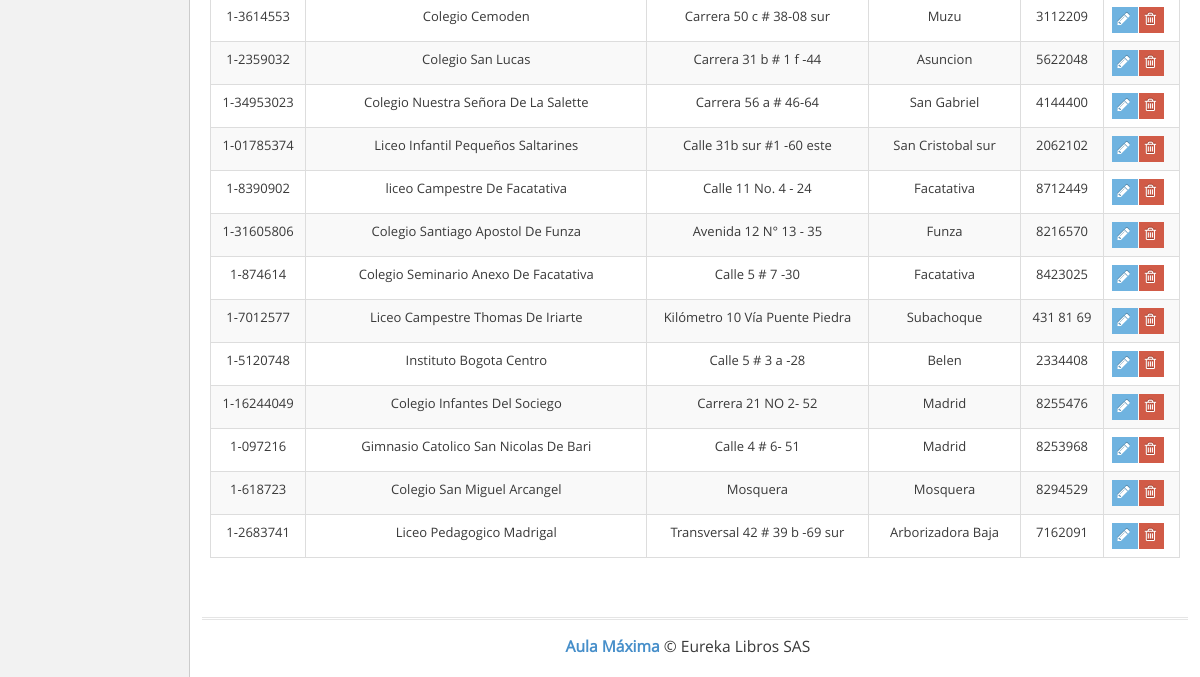
Page /ver_colegios.php (signed in, lower part) on the earlier database version.
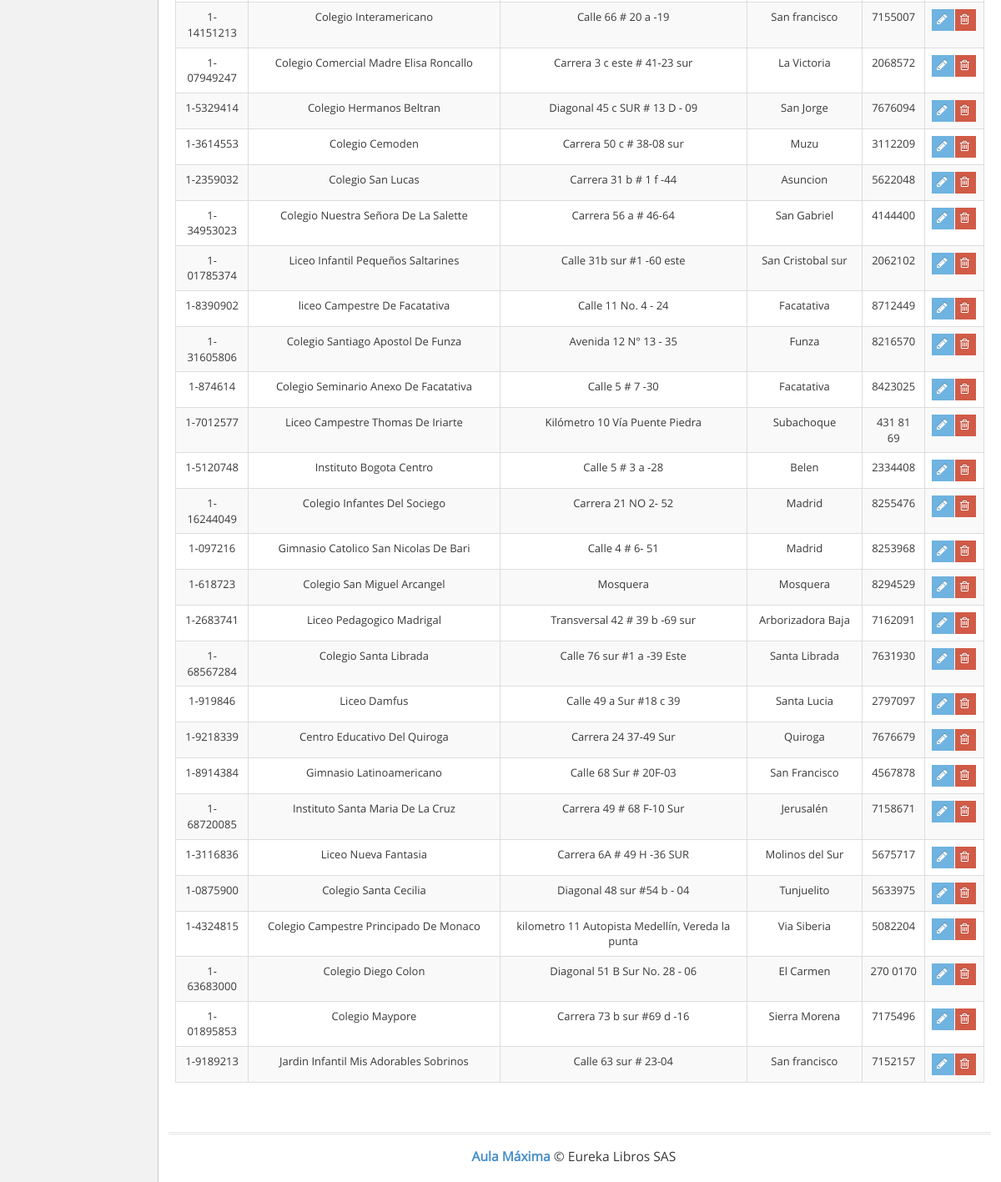
Same page on the later database version.
### tables this page shows
CREATE TABLE `colegios` (
  `id` int(11) NOT NULL,
  `codigo` varchar(11) NOT NULL,
  `colegio` varchar(100) NOT NULL,
  `direccion` varchar(100) NOT NULL,
  `barrio` varchar(100) NOT NULL,
  `telefono` varchar(20) NOT NULL,
  `web` varchar(100) NOT NULL,
  `cumpleaños` date NOT NULL,
  `cod_zona` varchar(8) NOT NULL,
  `id_usuario` int(11) NOT NULL,
  `fecha_creacion` timestamp NOT NULL DEFAULT CURRENT_TIMESTAMP ON UPDATE CURRENT_TIMESTAMP
);

### ver_colegios.php (the view, shortened to what this page needs)
<!DOCTYPE html>
<html lang="es">
	<head>
		<link rel="stylesheet" href="assets/css/bootstrap.min.css" />
		<link rel="stylesheet" href="assets/font-awesome/4.5.0/css/font-awesome.min.css" />
		<link rel="stylesheet" href="assets/css/jquery-ui.min.css" />
		<link rel="stylesheet" href="assets/css/bootstrap-datepicker3.min.css" />
		<link href="assets/js/dataTables/dataTables.bootstrap.css" rel="stylesheet" />
		<link rel="stylesheet" href="assets/css/ace.min.css" class="ace-main-stylesheet" id="main-ace-style" />
		<link rel="stylesheet" href="assets/css/ace-skins.min.css" />
		<link rel="stylesheet" href="assets/css/ace-rtl.min.css" />
	</head>
	<body class="no-skin">
		<?php include("template/nav.php"); ?>
		<div class="main-container ace-save-state" id="main-container">
			<div class="main-content">
				<div class="main-content-inner">
					<div class="page-content">
						<div class="row">
							<div class="col-xs-12">
								<?php
                                include("conexion/bdd.php");
                                if ($_SESSION["tipo"]==1) {
                                	$sql = "SELECT id, codigo, colegio, direccion, barrio,telefono FROM colegios ";
									$req = $bdd->prepare($sql);
									$req->execute();
                                }
                                else {
                                	$sql = "SELECT id, codigo, colegio, direccion, barrio,telefono FROM colegios WHERE cod_zona='".$_SESSION['zona']."'";
									$req = $bdd->prepare($sql);
									$req->execute();
                                }
								$colegios = $req->fetchAll();
                            ?>
                            <div class="table-responsive">
                                <table class="table table-striped table-bordered table-hover" id="dataTables-example">
                                    <tbody>
                                        <?php
                                        	foreach($colegios as $colegio) {
                                               $codigo = $colegio['codigo'];
                                               $nombre = $colegio['colegio'];
                                               $direccion = $colegio['direccion'];
                                               $barrio = $colegio['barrio'];
                                               $telefono = $colegio['telefono'];
                                                echo'<tr class="odd gradeX">';
                                                echo'<td class="center">'.$codigo.'</td>';
                                                echo'<td class="center">'.$nombre.'</td>';
                                                echo'<td class="center">'.$direccion.'</td>';
                                                echo'<td class="center">'.$barrio.'</td>';
                                                echo'<td class="center">'.$telefono.'</td>';
                                                echo '<td>
														<div class="hidden-sm hidden-xs btn-group">
															<a class="btn btn-xs btn-info" href="colegio.php?codigo='.$codigo.'">
																<i class="ace-icon fa fa-pencil bigger-120"></i>
															</a>
															<a class="btn btn-xs btn-danger eliminar" href="#" data-codigo='.$codigo.'>
																<i class="ace-icon fa fa-trash-o bigger-120"></i>
															</a>
														</div>
														<div class="hidden-md hidden-lg">
															<div class="inline pos-rel">
																<button class="btn btn-minier btn-primary dropdown-toggle" data-toggle="dropdown" data-position="auto">
																	<i class="ace-icon fa fa-cog icon-only bigger-110"></i>
																</button>
																<ul class="dropdown-menu dropdown-only-icon dropdown-yellow dropdown-menu-right dropdown-caret dropdown-close">
																	<li>
																		<a href="colegio.php?codigo='.$codigo.'" class="tooltip-success" data-rel="tooltip" title="Edit">
																			<span class="green">
																				<i class="ace-icon fa fa-pencil-square-o bigger-120"></i>
																			</span>
																		</a>
																	</li>
																	<li>
																		<a href="#" class="tooltip-error eliminar" data-rel="tooltip
																		" title="Delete" data-codigo='.$codigo.'>
																			<span class="red">
																				<i class="ace-icon fa fa-trash-o bigger-120"></i>
																			</span>
																		</a>
																	</li>
																</ul>
															</div>
														</div>
													</td>';
                                            }
                                         ?>
                                        </tr>
                                    </tbody>
                                </table>
                            </div>
							</div>
						</div>
					</div>
				</div>
			</div>
			<div class="footer">
				<div class="footer-inner">
					<div class="footer-content">
						<span class="bigger-120">
							<span class="blue bolder">Aula Máxima</span>
							 &copy; Eureka Libros SAS
						</span>
					</div>
				</div>
			</div>
		</div>
	</body>
</html>

Differences in the rows shown:
now on this page (row unchanged): colegios: codigo "1-14151213", colegio "Colegio Interamericano", direccion "Calle 66 # 20 a -19", barrio "San francisco", telefono "7155007"
now on this page (row unchanged): colegios: codigo "1-07949247", colegio "Colegio Comercial Madre Elisa Roncallo", direccion "Carrera 3 c este # 41-23 sur", barrio "La Victoria", telefono "2068572"
now on this page (row unchanged): colegios: codigo "1-5329414", colegio "Colegio Hermanos Beltran", direccion "Diagonal 45 c SUR # 13 D - 09", barrio "San Jorge", telefono "7676094"
added colegios: codigo "1-68567284", colegio "Colegio Santa Librada", direccion "Calle 76 sur #1 a -39 Este", barrio "Santa Librada", telefono "7631930"
added colegios: codigo "1-919846", colegio "Liceo Damfus", direccion "Calle 49 a Sur #18 c 39", barrio "Santa Lucia", telefono "2797097"
added colegios: codigo "1-9218339", colegio "Centro Educativo Del Quiroga", direccion "Carrera 24 37-49 Sur", barrio "Quiroga", telefono "7676679"
added colegios: codigo "1-8914384", colegio "Gimnasio Latinoamericano", direccion "Calle 68 Sur # 20F-03", barrio "San Francisco", telefono "4567878"
added colegios: codigo "1-68720085", colegio "Instituto Santa Maria De La Cruz", direccion "Carrera 49 # 68 F-10 Sur", barrio "Jerusalén", telefono "7158671"
added colegios: codigo "1-3116836", colegio "Liceo Nueva Fantasia", direccion "Carrera 6A # 49 H -36 SUR", barrio "Molinos del Sur", telefono "5675717"
added colegios: codigo "1-0875900", colegio "Colegio Santa Cecilia", direccion "Diagonal 48 sur #54 b - 04", barrio "Tunjuelito", telefono "5633975"
added colegios: codigo "1-4324815", colegio "Colegio Campestre Principado De Monaco", direccion "kilometro 11 Autopista Medellín, Vereda la punta", barrio "Via Siberia", telefono "5082204"
added colegios: codigo "1-63683000", colegio "Colegio Diego Colon", direccion "Diagonal 51 B Sur No. 28 - 06", barrio "El Carmen", telefono "270 0170"
added colegios: codigo "1-01895853", colegio "Colegio Maypore", direccion "Carrera 73 b sur #69 d -16", barrio "Sierra Morena", telefono "7175496"
added colegios: codigo "1-9189213", colegio "Jardin Infantil Mis Adorables Sobrinos", direccion "Calle 63 sur # 23-04", barrio "San francisco", telefono "7152157"
